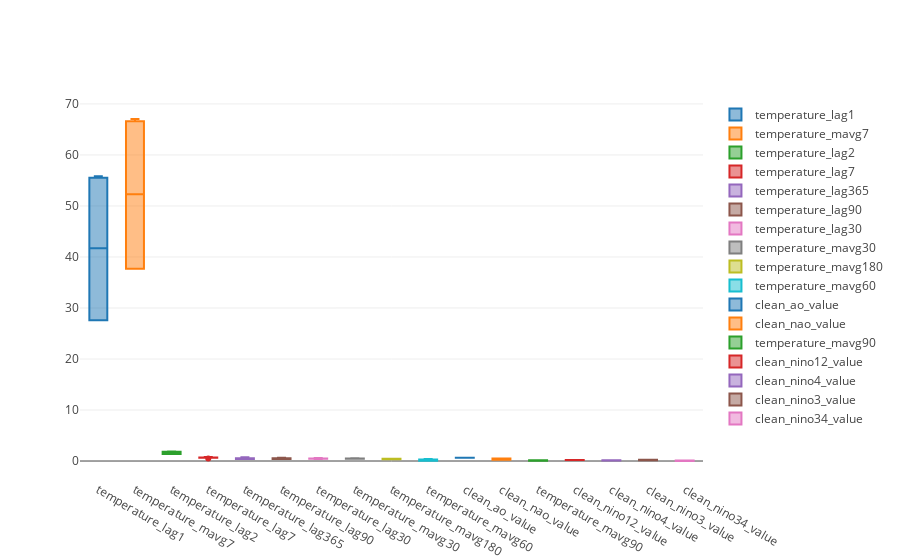

Notebook code for this chart:
### Markdown cell above
Lets look a boxplot of this data to see how the distributions look across our experiments for this location.

### Code cell
traces = create_boxplot_traces_for_features(features_df)
iplot(traces)

### Figure 1 — Plotly figure (JSON) as saved in the notebook; plotly's stock layout.template omitted (floating-point values rounded to 4 significant figures)
{"data": [{"name": "temperature_lag1", "type": "box", "uid": "5cd3ce58-a052-11e8-b42a-00215cc353c9", "y": [55.83, 55.51, 55.51, 27.91, 27.58, 27.58]}, {"name": "temperature_mavg7", "type": "box", "uid": "5cd3ce59-a052-11e8-ba0f-00215cc353c9", "y": [38.01, 37.69, 37.69, 67.05, 66.6, 66.56]}, {"name": "temperature_lag2", "type": "box", "uid": "5cd3ce5a-a052-11e8-9733-00215cc353c9", "y": [1.875, 1.63, 1.63, 1.817, 1.383, 1.397]}, {"name": "temperature_lag7", "type": "box", "uid": "5cd3ce5b-a052-11e8-bbc3-00215cc353c9", "y": [0.8145, 0.634, 0.634, 0.5035, 0.7117, 0.6389]}, {"name": "temperature_lag365", "type": "box", "uid": "5cd3ce5c-a052-11e8-a930-00215cc353c9", "y": [0.7289, 0.5381, 0.5381, 0.5168, 0.3752, 0.401]}, {"name": "temperature_lag90", "type": "box", "uid": "5cd3ce5d-a052-11e8-a656-00215cc353c9", "y": [0.6358, 0.5228, 0.5228, 0.5303, 0.3837, 0.4019]}, {"name": "temperature_lag30", "type": "box", "uid": "5cd3ce5e-a052-11e8-a99e-00215cc353c9", "y": [0.5838, 0.4776, 0.4776, 0.4979, 0.4033, 0.4376]}, {"name": "temperature_mavg30", "type": "box", "uid": "5cd3ce5f-a052-11e8-bfc8-00215cc353c9", "y": [0.5269, 0.4476, 0.4476, 0.486, 0.515, 0.5169]}, {"name": "temperature_mavg180", "type": "box", "uid": "5cd3ce60-a052-11e8-b473-00215cc353c9", "y": [0.4059, 0.4536, 0.3442, 0.379]}, {"name": "temperature_mavg60", "type": "box", "uid": "5cd3ce61-a052-11e8-a929-00215cc353c9", "y": [0.374, 0.1814, 0.04363, 0.04438]}, {"name": "clean_ao_value", "type": "box", "uid": "5cd3ce62-a052-11e8-a229-00215cc353c9", "y": [0.6586, 0.6586, 0.6562, 0.6515]}, {"name": "clean_nao_value", "type": "box", "uid": "5cd3ce63-a052-11e8-b188-00215cc353c9", "y": [0.4995, 0.4995, 0.2493, 0.2269]}, {"name": "temperature_mavg90", "type": "box", "uid": "5cd3ce64-a052-11e8-bb6c-00215cc353c9", "y": [0.05603, 0.1508, 0.1569]}, {"name": "clean_nino12_value", "type": "box", "uid": "5cd3ce65-a052-11e8-964b-00215cc353c9", "y": [0.2127, 0.216]}, {"name": "clean_nino4_value", "type": "box", "uid": "5cd3ce66-a052-11e8-88c6-00215cc353c9", "y": [0.1578, 0.1257]}, {"name": "clean_nino3_value", "type": "box", "uid": "5cd3ce67-a052-11e8-99ec-00215cc353c9", "y": [0.1338, 0.2577]}, {"name": "clean_nino34_value", "type": "box", "uid": "5cd3ce68-a052-11e8-8b99-00215cc353c9", "y": [0.09555, 0.006323]}], "layout": {}}
